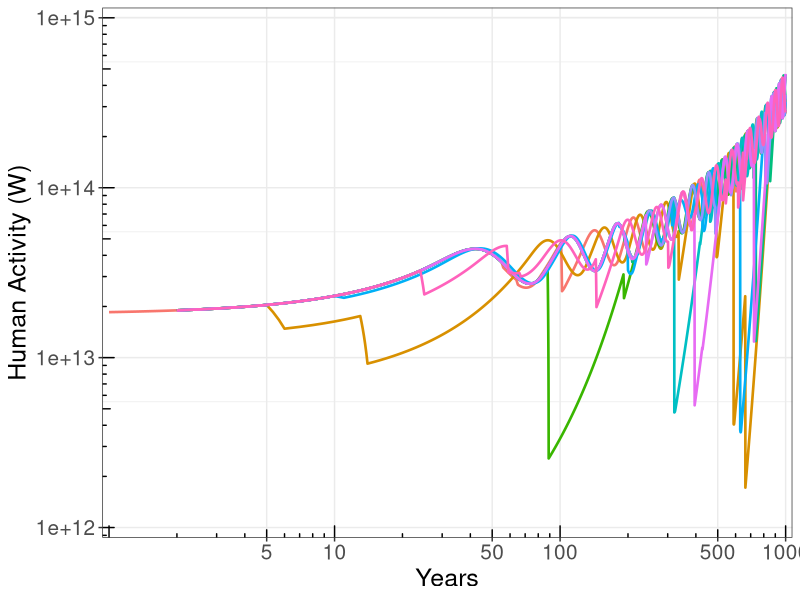

Source code (R):
# Simulation: Sim04_NormalTech_1000Yr_5Jun2014
# Description: 1,000 year simulation, historical rate of green tech progress
#               random variable added to simulate disasters and accidents
# last modified: by Dwayne June 26, 2014

###################################################################################
# load libraries
library("ggplot2")
library("grid")
library("scales")
###################################################################################
# CONSTANTS AND AUXILIARY VARIABLES

# run controls
starting_year <- 1
ending_year <- 1000
disaster_toggle <- 1 # 0=no disasters; 1=disasters on
number_of_trials <- 10

# loop through for each trial
trial <- 0

while (trial < number_of_trials){
  
trial = trial + 1  
  
# constants
Rate_of_Increase_in_Human_Activity <- 0.02475 # /yr
Primary_Productivity <- 5.36e13 # kg C/yr
Replenishment_of_Natural_Capital <- Primary_Productivity
Unit_Depletion_of_Natural_Capital_t0 <- 5.5079e-08 # kg C / J/yr human activity
Rate_of_Decrease_in_Unit_Depletion_of_Natural_Capital <- 0.0025 # /yr
Effect_of_Natural_Capital_Depletion_on_Human_Activity <- 1.65e-16 # / kg C
Decrease_in_Human_Activity_t0 <- 0
Natural_Capital_Gap_t0 <- 0
disaster_multiplier_t0 <- 0

# initialize stocks
Natural_Capital_t0 <- 1.70e15
Natural_Capital_NCU_t0 <- 100

Human_Activity_t0 <- 5.84063e20

Human_Activity_W_t0 <- # human activity, W
  Human_Activity_t0 * # human activity, J/yr
  1 * # 1 W / J/s
  1 / (365 * 24 * 60 * 60) # 1 yr / (365 d/yr * 24 hr/d * 60 min/hr * 60 s/min

Kardashev_Scale_t0 <- (log(Human_Activity_W_t0, 10) - 6) / 10


###################################################################################


###################################################################################
# STOCK 1: Human_Activity
# Units: J/yr
# Initial Value: 
#   Human_Activity_t0 <- 5.84063e14
#
# Inflow: Increase_in_Human_Activity
# Units: J/yr/yr
# Relationship:
#   Human_Activity (J/yr) * Rate_of_Increase_in_Human_Activity (/yr)

# Outflow: Decrease_in_Human_Activity
# Units: J/yr/yr
# Relationship:
#   (Natural_Capital_t0, kg C - Natural_Capital, kg C) *
#     Effect_of_Natural_Capital_Depletion_on_Human_Activity, J/yr/yr / kg C)
#
###################################################################################
# STOCK 2: Natural_Capital
# Units: kg C
# Initial Value: 
# Natural_Capital_t0 <- 1.70e15
# Constraint: must be <= initial value
#
# Inflow: Replenishment_of_Natural_Capital
# Units: kg C/yr
# Relationship: = Primary_Productivity (kg C/yr)

# Outflow: Depletion_of_Natural_Capital
# Units: kg C/yr
# Relationship: 
#   Initial Value: Depletion_of_Natural_Capital_t0, (kg C/J/yr)
#   Thereafter: Effect_of_Natural_Capital_Depletion_on_Human_Activity(t-1), (kg C/J/yr) * 
#     (1 - Rate_of_Decrease_in_Depletion_of_Natural_Capital), (/yr) *
#     Human_Activity(t-1) (J/yr)

# Natural_Capital <- min(Natural_Capital, Natural_Capital_t0) 
#     
###################################################################################
# SIMULATION
#
# initialize values

year <- starting_year

Depletion_of_Natural_Capital_t0 <- 
  Unit_Depletion_of_Natural_Capital_t0 * Human_Activity_t0

Output_t0 <- c(trial,
            year, 
            Human_Activity_t0, 
            Human_Activity_W_t0,
            Kardashev_Scale_t0,
            Natural_Capital_t0,
            Natural_Capital_NCU_t0,
            Replenishment_of_Natural_Capital,
            Unit_Depletion_of_Natural_Capital_t0,
            Depletion_of_Natural_Capital_t0,
            Natural_Capital_Gap_t0,
            disaster_multiplier_t0,
            Decrease_in_Human_Activity_t0)

names(Output_t0) <- c("trial",
                  "Year", 
                  "Human_Activity", 
                  "Human_Activity_W",
                  "Kardashev_Scale",
                  "Natural_Capital",
                  "Natural_Capital_NCU",
                  "Replenishment_of_Natural_Capital",
                  "Unit_Depletion_of_Natural_Capital",
                  "Depletion_of_Natural_Capital",
                  "Natural_Capital_Gap",
                  "disaster_multiplier",
                  "Decrease_in_Human_Activity")

Human_Activity <- Human_Activity_t0
Human_Activity_W <- Human_Activity_W_t0
Natural_Capital <- Natural_Capital_t0
Unit_Depletion_of_Natural_Capital <- Unit_Depletion_of_Natural_Capital_t0

# for very first time through loop, create a new data frame for initial values
# for later times through loop, add a new row to the existing data set
if (trial > 1 && year == 1) {rbind(Output, Output_t0)}
if (trial == 1 && year ==1) {Output <- Output_t0}

# complete simulation
while (year < ending_year) {
  Output_tminus1 <- Output_t0
  year <- year + 1  
  
  # increment rate of natural capital depletion per unit human activity
  Unit_Depletion_of_Natural_Capital <- 
    Unit_Depletion_of_Natural_Capital *
    (1 - Rate_of_Decrease_in_Unit_Depletion_of_Natural_Capital)
  
  Depletion_of_Natural_Capital <- 
    Unit_Depletion_of_Natural_Capital * Human_Activity
  
  Natural_Capital_Gap <- Natural_Capital_t0 - Natural_Capital

  Decrease_in_Human_Activity <-
    Natural_Capital_Gap * 
    Effect_of_Natural_Capital_Depletion_on_Human_Activity *
    Human_Activity
  
  # decrease human activity in the event of a disaster
  # 1/100 chance of 5% reduction in activity
  # 1/200 chance of 30% reduction in activity
  # 1/500 chance of 50% reduction in activity
  # 1/1000 chance of 95% reduction in activity
  # 1/1e6 chance of 100% reduction in activity (extinction)
  disaster_multiplier <- 0  # default is no disaster
  rand_no <- runif(1,0,1)
    
  if (rand_no >= 0.99) disaster_multiplier <- 0.05
  if (rand_no >= 0.995) disaster_multiplier <- 0.30
  if (rand_no >= 0.998) disaster_multiplier <- 0.50
  if (rand_no >= 0.999) disaster_multiplier <- 0.95
  if (rand_no >= 0.999999) disaster_multiplier <- 1
  
  # disasters off if toggle is set to 0 by user
  disaster_multiplier <- disaster_multiplier * disaster_toggle
  
  Decrease_in_Human_Activity <- 
    Decrease_in_Human_Activity +
    (Human_Activity * 
       disaster_multiplier)
  
  # perform mass balance on stocks
  
  Human_Activity <-
    Human_Activity +
    Human_Activity * Rate_of_Increase_in_Human_Activity - 
    Decrease_in_Human_Activity

  Natural_Capital <-
    Natural_Capital +
    Replenishment_of_Natural_Capital - 
    Depletion_of_Natural_Capital
  
  # don't allow human activity to go negative
  Human_Activity = max(Human_Activity, 0)
  
  #constrain natural capital to less than or equal to initial value
  Natural_Capital <- min(Natural_Capital, Natural_Capital_t0)
  Natural_Capital <- max(Natural_Capital, 0)
  
  # define an arbitrary unit of natural capital
  Natural_Capital_NCU <- Natural_Capital * 100 / Natural_Capital_t0
  
  # calculate human activity in W and the Kardashev Scale
  Human_Activity_W <- # human activity, W
    Human_Activity * # human activity, J/yr
    1 * # 1 W / J/s
    1 / (365 * 24 * 60 * 60) # 1 yr / (365 d/yr * 24 hr/d * 60 min/hr * 60 s/min
  
  Kardashev_Scale <- (log(Human_Activity_W, 10) - 6) / 10
  
  # add newest values to output data set
  new_output <- c(trial,
                  year, 
                  Human_Activity, 
                  Human_Activity_W,
                  Kardashev_Scale,
                  Natural_Capital,
                  Natural_Capital_NCU,
                  Replenishment_of_Natural_Capital,
                  Unit_Depletion_of_Natural_Capital,
                  Depletion_of_Natural_Capital,
                  Natural_Capital_Gap,
                  disaster_multiplier,
                  Decrease_in_Human_Activity)
  
  names(new_output) <- c("trial",
                         "Year", 
                         "Human_Activity",
                         "Human_Activity_W",
                         "Kardashev_Scale",
                         "Natural_Capital",
                         "Natural_Capital_NCU",
                         "Replenishment_of_Natural_Capital",
                         "Unit_Depletion_of_Natural_Capital",
                         "Depletion_of_Natural_Capital",
                         "Natural_Capital_Gap",
                         "disaster_multiplier",
                         "Decrease_in_Human_Activity")

  Output <- rbind(Output, new_output)
}
}


###################################################################################

#Output # uncomment to print output data set if desired

# plot outputs of interest

# # plot human activity stock

  # convert from a matrix to a data frame (required for ggplot)
  Output_df <- as.data.frame(Output)
  
  # convert "trial" variable to a character to allow overlaying of plots
  Output_df$trial_char <- as.character(Output_df$trial)

  # PLOT HUMAN ACTIVITY (FIGURE 21)
  # assign data to be plotted
  Human_Activity_Plot <- ggplot(
    data = Output_df, # data set
    aes(x = Output_df$Year, # x variable
        y = Output_df$Human_Activity_W, # y variable
        color = Output_df$trial_char
    ),
  )
  
  # assign type of plot and any statistics to calculate
  Human_Activity_Plot <- Human_Activity_Plot + 
    geom_line( # a basic line
      stat = "identity", # plot the actual value, no statistical transformation
#      color = "blue", # set the line color
      size = 0.9 # set the line width
    )
  
  # assign a theme
  Human_Activity_Plot <- Human_Activity_Plot +
    theme_bw()  # a basic black and white theme
  
  # log transform axes
  Human_Activity_Plot <- Human_Activity_Plot +
    coord_trans(
      x = "log10", # transform x axis to log scale 
      y = "log10" # transform y axis to log scale
    )
  
  # set axis labels, scales, and intervals
  
  Human_Activity_Plot <- Human_Activity_Plot +
    scale_x_continuous(
      name = "Years", # x axis label
      limits = c(1, 1000), # set x axis limits
      breaks = c(5, 10, 50, 100, 500, 1000), # x axis limits and interval
      minor_breaks = function(x) log10(x)/10, # specify minor breaks (NOT DEBUGGED)
      expand = c(0.01,0) # control where y axis crosses - first number is fraction of plot left as white space
      #     labels = c("Years", "", "Decades", "", "Centuries", "") # replace x-axis numbers with text labels
    ) +
    scale_y_continuous(
      name = ("Human Activity (W)"), # y axis label
      limits = c(1e12, 1e15), # set y axis limits
      breaks = c(1e12, 1e13, 1e14, 1e15), # set breaks and tick marks
      expand = c(0.02,0) # control where x axis crosses - first number is fraction left as white space
    )
  
  # set font size of labels and numbers on axes
  
  Human_Activity_Plot <- Human_Activity_Plot +
    theme(
      axis.title.x = element_text(size = 18), # set font size of x axis label
      axis.text.x = element_text(size = 15), # set font size of x axis text
      axis.title.y = element_text(size = 18), # set font size of y axis label
      axis.text.y = element_text(size = 15), # set font size of y axis text
      panel.grid.minor = element_line(), # specify minor grid lines
	legend.position = "none"
    )
  
  # set tick marks
  
  Human_Activity_Plot <- Human_Activity_Plot +
    annotation_logticks( # adds tick marks to a log scale
      scaled = FALSE # tells R we have transformed the axis, not the data
    )    

Human_Activity_Plot